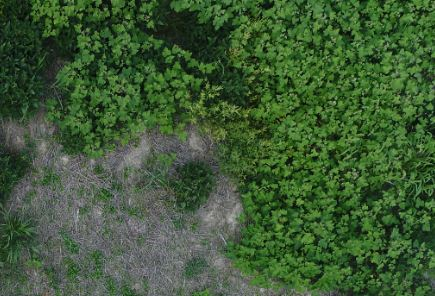
%> input picture CS8780/Final Project/Superpixel_Fuzzy_Clustering-master/Project1_img1.JPG, 435 x 296 px
$ octave ParameterVariation.m   (GNU Octave 9; MATLAB toolbox functions it lacks are replaced by stand-ins)
%> lines starting %> are read from the running program, lines starting %| are printed output that depends on the picture
### CS8780/Final Project/Superpixel_Fuzzy_Clustering-master/Normalization.m
function Norm_Data=Normalization(Data)

Norm_Data=(Data-min(Data(:)))/(max(Data(:))-min(Data(:)));

end

### CS8780/Final Project/Superpixel_Fuzzy_Clustering-master/spfcm.m
%Super Pixel Fuzzy C-means Algorithm in Matlab
%
%Inputs:
%******c: Number of clusters
%******X: Data Matrix consist of superpixel number,number of pixel in the
%superpixel, and features data
%******connection: Matrix jxj, showing how superpixels connected to each
%other (in this experiment I use GLCM to get the connection)
%******m: Fuzzifier as a real number
%******metric: Distance metric as a function (I use Euclidean)
%******Max: Maximum number of iterations
%******tol: Tolerance
%******alpha: coefficient of how neighborhood superpixel affect each superpixel
%******Nfeature: number of feature data


%***********************************************
%Outputs:
%******prediction: Predicted labels of data
%******v: Center  of clusters as a matrix c*N_features
%******save_v: saving all v for all iterations
%******U: U Fuzzy Memberships
%***********************************************
function [prediction v U save_v] = spfcm(c, X,connection, m, metric, Max, tol,alpha,Nfeature)

[n, no] = size(X);
no=Nfeature;
%%%initialization
U = zeros([c, n]);
v = repmat(max(X(:,3:(2+Nfeature))), c, 1).*rand([c, no]);
U = rand([c, n]);
save_v=[v];
for j = 1:n
      U(:, j) = U(:, j)./sum(U(:, j));
end

for i  =1:c
        v(i, :)=(sum((X(:,2).*X(:,3:(2+Nfeature))+cell2mat(arrayfun(@(j){(alpha/(sum(connection(j,:))))...
        *(sum(cell2mat(arrayfun(@(a){(X(a,3:(2+Nfeature)).*X(a,2))'}, find(connection(j,:)))),2))}, [1:n]))').*...
        repmat(U(i, :)'.^m, 1, no),1))./(sum((X(:,2)+(cell2mat(arrayfun(@(j){(alpha/(sum(connection(j,:))))...
        *(sum(cell2mat(arrayfun(@(a){(X(a,2))'}, find(connection(j,:)))),2))}, [1:n]))')).*repmat(U(i, :)'.^m, 1, no),1));
end
save_v=[save_v;v];
v_old = v;
delta = 1e4;
k = 0;
while  (k<Max & delta>tol)
    for i = 1:c
      for j = 1:n
        %number of neighbor superpixels
        totaladjspx=sum(connection(j,:));
        %%%getting neighbor superpixels
        adjspxind=find(connection(j,:));
        %%%% 1 is the index for the superpixel number
        %%%% 2 is the number of pixel in the superpixel
        %%%% 3 is average for the first feature
        %%%% 4 is the average for the second feature and so on
        U(i, j)=1/sum(((X(j,2)*(metric(X(j,3:(2+Nfeature)),v(i,:)).^2)+((alpha/totaladjspx)*sum(X(adjspxind,2).*metric(...
        X(adjspxind,3:(2+Nfeature)),v(i,:)).^2)))./(X(j,2)*(metric(X(j,3:(2+Nfeature)),v).^2)+((alpha/totaladjspx).*...
        sum(cell2mat(arrayfun(@(a){X(a,2).*(metric(X(a,3:(2+Nfeature)),v).^2)}, adjspxind)),2)))).^(1/(m-1)));

      end
    end
    for i = 1:c
        %%%% 1 is the index for the superpixel number
        %%%% 2 is the number of pixel in the superpixel
        %%%% 3 is average for the first feature
        %%%% 4 is the average for the second feature and so on
        v(i, :)=(sum((X(:,2).*X(:,3:(2+Nfeature))+cell2mat(arrayfun(@(j){(alpha/(sum(connection(j,:))))...
        *(sum(cell2mat(arrayfun(@(a){(X(a,3:(2+Nfeature)).*X(a,2))'}, find(connection(j,:)))),2))}, [1:n]))').*...
        repmat(U(i, :)'.^m, 1, no),1))./(sum((X(:,2)+(cell2mat(arrayfun(@(j){(alpha/(sum(connection(j,:))))...
        *(sum(cell2mat(arrayfun(@(a){(X(a,2))'}, find(connection(j,:)))),2))}, [1:n]))')).*repmat(U(i, :)'.^m, 1, no),1));
    end
    save_v=[save_v;v];
v_new = v;
delta = max(max(abs(v_new-v_old)));
v_old = v;

k = k+1;
end
%%%%%Getting the predicted crisp labels
prediction = zeros([1, n]);
for i = 1:n
   [M, prediction(i)]=max(U(:, i));
end

end

### CS8780/Final Project/Superpixel_Fuzzy_Clustering-master/ParameterVariation.m
clear all
close all
clc

%%%Plant vs Not Plant (2 Clusters)%%%%%%%%%%%%%%%%%%%%%%%%%%%%%%%%%%%%%%%
image1=imread('Project1_img1.jpg');
%> image1 is the input picture: size 296x435x3 uint8; mean R, G, B 62, 89.7, 53.2
image1_mod=double(image1);
exG_1=2*image1_mod(:,:,2)-image1_mod(:,:,1)-image1_mod(:,:,3);
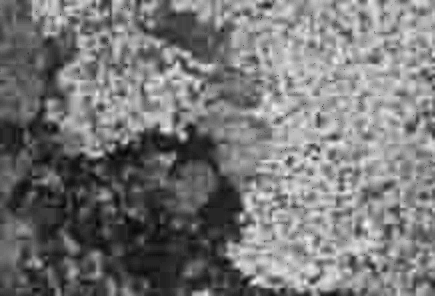
%> exG_1: size 296x435 double; min -21, max 160, mean 64.1; drawn with min black and max white
%Normalized Data
exG_1=Normalization(exG_1);
%Visualization
figure,
subplot(1,2,1)
imagesc(image1);
title('Original Image')
axis off
subplot(1,2,2)
imagesc(exG_1);
title('exG')
axis off

%%%%%%%%%%%%%%%%%%%%%%%%%%%%%%%%%%%%%%%%%%%%%%%%%%%%%%%%%%%%%%%%%%%%%%
%%%%%%Number of superpixels 500,1000,3000,6000
%%%%%%%%%%%%%%%%%%%%%%%%%%%%%%%%%%%%%%%%%%%%%%%%%%%%%%%%%%%%%%%%%%%%%%
%%%%Fix
%%Clusters=2 (Using Project1_img1.jpg)
%%Fuzzifier=2
%%Compactness=10
%%Alpha=0.3

%%%%%%%%%%%%%%Parameters
c=2;
m=2;
metric=@euclidean;
Max=100;
alpha=0.3;
tol=0.001;
Nfeature=1;
Compactness=10;
NumSupix=[500,1000,3000,6000];
figure,

%%%%%%Superpixels Extraction
Alab = rgb2lab(image1);
%> Alab: size 296x435x3 double; mean of channels 1, 2, 3 34.9, -17.6, 17.5

for i=1:length(NumSupix)
[L,N] = superpixels(Alab,NumSupix(i),'isInputLab',true,'compactness',Compactness);
%%%%%%%%Superpixels Connection
offsets = [0 1; -1 1;-1 0;-1 -1];
glcms = graycomatrix(L,'Offset',offsets,'GrayLimits',[1 N],'NumLevels',N,'Symmetric',true);
total=glcms(:,:,1)+glcms(:,:,2)+glcms(:,:,3)+glcms(:,:,4);
total_diag = diag(diag(total));
connection=(total-total_diag)>0;
%%%%%%%%%%%%Getting Superpixels  Based Feature
idx = label2idx(L);
data=[];
for labelVal = 1:N
    tempIdx = idx{labelVal};
    temp=idx(labelVal);
    [a,b]=size(temp{1});
    singledata=[labelVal,a,mean(exG_1(tempIdx(:)))];
    data=[data;singledata];
end

%> (the run ends here)
